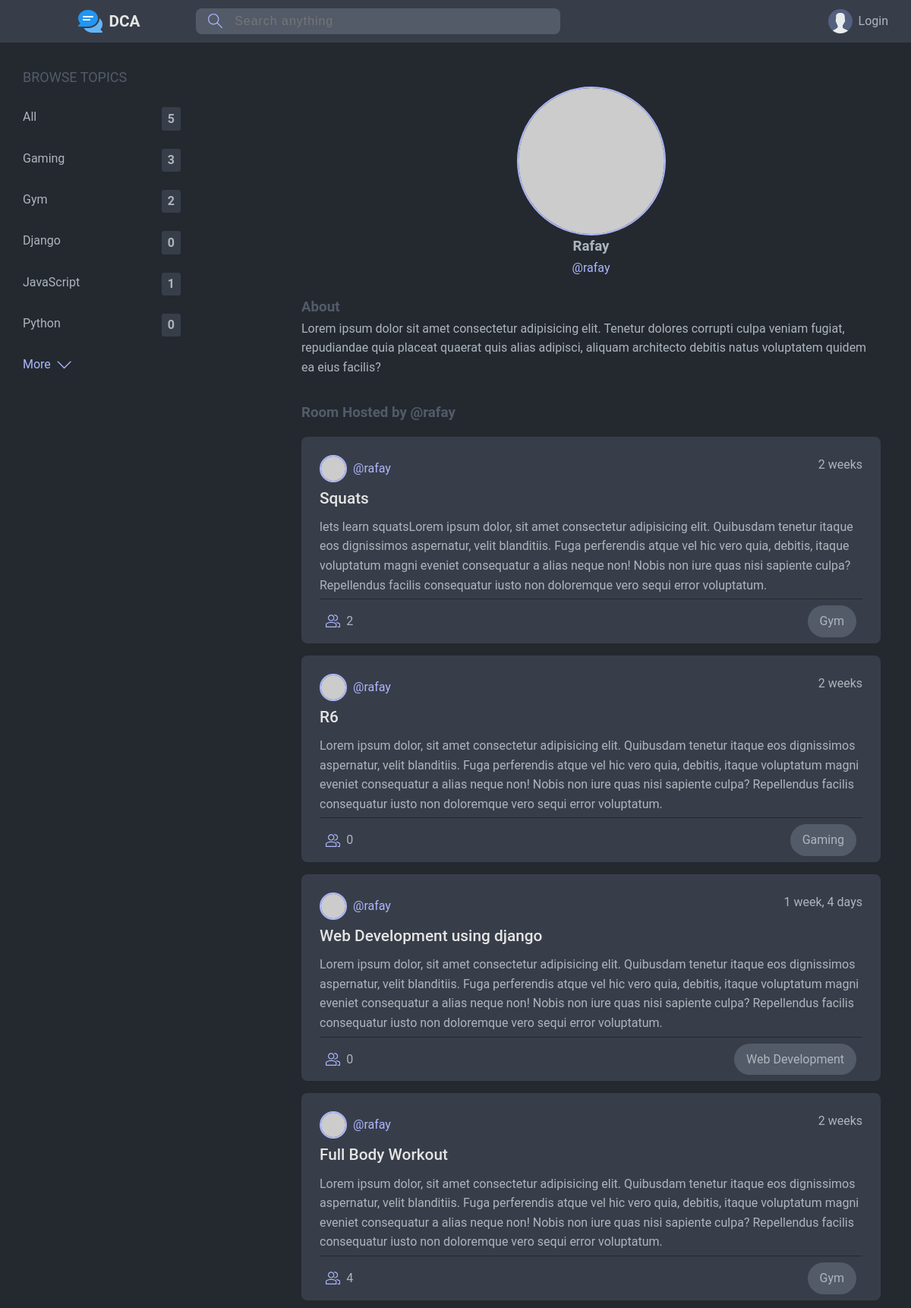
Screenshot of /profile/rafay/ with the database file from the repository.
### chat/models.py (models this page shows, shortened)
class TopicModel(models.Model):
    name = models.CharField(max_length = 100)

class RoomModel(models.Model):
    host         = models.ForeignKey(User, on_delete = models.SET_NULL, null = True)
    topic        = models.ForeignKey(TopicModel, on_delete = models.SET_NULL, null = True)
    name         = models.CharField(max_length = 150)
    description  = models.TextField(null = True, blank = True)
    participants = models.ManyToManyField(User, related_name = 'participants', blank = True)
    updated      = models.DateTimeField(auto_now = True)
    created      = models.DateTimeField(auto_now_add = True)
    class Meta:
        ordering = ['-updated', '-created']
    def __str__(self):
        return self.name

### chat/views.py (the view)
# urls.py: path('profile/<str:uname>/', userProfileView, name='userProfileView'),
def userProfileView(request, uname):
    user = User.objects.get(username=uname)
    rooms = user.roommodel_set.all()
    topics = TopicModel.objects.all()[0:5]
    msgs = user.messagemodel_set.all()
    context = {
        'user' : user,
        'rooms' : rooms,
        'topics' : topics,
        'msgs' : msgs
    }
    return render(request, 'chat/user_profile.html', context)

### chat/models.py (called while the page is built)
    def __str__(self):
        return f'{self.body[0:30]}'

### chat/templates/chat/user_profile.html (shortened to what this page needs)
{% extends 'base.html' %}
{% block content %}
<div id="home-container">
    <div id="topics-sidebar">
        {% include 'chat/topics_component.html' %}
    </div>
    <div id="feed-area">
        <div id="user-profile">
            <div id="up-info">
                <div class="avatar avatar-vlg">
                    <img src="https://randomuser.me/api/portraits/men/3.jpg">
                </div>
                <h3 style="text-transform:capitalize">{{user}}</h3>
                <p>@{{user}}</p>
            </div>
            <div id="up-about">
                <h3>About</h3>
                <p>Lorem ipsum dolor sit amet consectetur adipisicing elit. Tenetur dolores corrupti culpa veniam
                    fugiat, repudiandae quia placeat quaerat quis alias adipisci, aliquam architecto debitis natus
                    voluptatem quidem ea eius facilis?</p>
            </div>
        </div>
        <div class="feed-item roomlist">
            <h3>Room Hosted by @{{user}}</h3>
            {% include 'chat/room-list_component.html' %}
        </div>
    </div>
</div>
{% endblock content %}

### templates/base.html (shortened to what this page needs)
<!DOCTYPE html>
<html lang="en">
<head>
    {% load static %}
    <link rel="stylesheet" href="{% static 'css/base.css' %}">
</head>
<body>
    <header id="main-header">
        <nav id="nav-bar">
            <div class="container">
                {% include "navbar.html" %}
            </div>
        </nav>
    </header>
    <main>
        <div class="container">
            {% block content %}
            {% endblock content %}
        </div>
    </main>
</body>
</html>

### templates/navbar.html (shortened to what this page needs)
{% load static %}
<div class="nav-container">
  <div class="logo">
    <a href="{% url 'chat:homeView' %}">
      <img src="{% static 'assets/logo.png' %}" alt="">
      <p id="s-logo">DCA</p>
    </a>
  </div>
  <div class="search-bar">
    <form action="{% url 'chat:homeView' %}">
      <label for="search">
      </label>
      <input type="text" name="q" id="search" placeholder="Search anything">
    </form>
  </div>
  <div class="nav-menu">
    {% if request.user.is_authenticated %}
    <div class="header-user">
      <div class="profile-lg">
        <a href="{% url 'chat:userProfileView' request.user.username %}">
          <div class="avatar avatar-medium">
            <img src="https://randomuser.me/api/portraits/men/3.jpg" />
          </div>
          <p>{{request.user}} <small>@{{request.user}}</small></p>
        </a>
      </div>
      <button class="dropdown-button">
        <svg class="svg-td" version="1.1" xmlns="http://www.w3.org/2000/svg" width="32" height="32" viewBox="0 0 32 32">
          <title>chevron-down</title>
          <path d="M16 21l-13-13h-3l16 16 16-16h-3l-13 13z"></path>
        </svg>
      </button>
    </div>
    <div class="dropdown-menu">
      <a href="{% url 'chat:homeView' %}" class="dropdown-link">
        <svg class="svg-td" version="1.1" xmlns="http://www.w3.org/2000/svg" width="32" height="32" viewBox="0 0 32 32">
          <title>tools</title>
          <path
            d="M27.465 32c-1.211 0-2.35-0.471-3.207-1.328l-9.392-9.391c-2.369 0.898-4.898 0.951-7.355 0.15-3.274-1.074-5.869-3.67-6.943-6.942-0.879-2.682-0.734-5.45 0.419-8.004 0.135-0.299 0.408-0.512 0.731-0.572 0.32-0.051 0.654 0.045 0.887 0.277l5.394 5.395 3.586-3.586-5.394-5.395c-0.232-0.232-0.336-0.564-0.276-0.887s0.272-0.596 0.572-0.732c2.552-1.152 5.318-1.295 8.001-0.418 3.274 1.074 5.869 3.67 6.943 6.942 0.806 2.457 0.752 4.987-0.15 7.358l9.392 9.391c0.844 0.842 1.328 2.012 1.328 3.207-0 2.5-2.034 4.535-4.535 4.535zM15.101 19.102c0.26 0 0.516 0.102 0.707 0.293l9.864 9.863c0.479 0.479 1.116 0.742 1.793 0.742 1.398 0 2.535-1.137 2.535-2.535 0-0.668-0.27-1.322-0.742-1.793l-9.864-9.863c-0.294-0.295-0.376-0.74-0.204-1.119 0.943-2.090 1.061-4.357 0.341-6.555-0.863-2.631-3.034-4.801-5.665-5.666-1.713-0.561-3.468-0.609-5.145-0.164l4.986 4.988c0.391 0.391 0.391 1.023 0 1.414l-5 5c-0.188 0.188-0.441 0.293-0.707 0.293s-0.52-0.105-0.707-0.293l-4.987-4.988c-0.45 1.682-0.397 3.436 0.164 5.146 0.863 2.631 3.034 4.801 5.665 5.666 2.2 0.721 4.466 0.604 6.555-0.342 0.132-0.059 0.271-0.088 0.411-0.088z">
          </path>
        </svg>
        Settings
      </a>
      <a href="{% url 'chat:logoutUser' %}" class="dropdown-link">
        <svg class="svg-td" version="1.1" xmlns="http://www.w3.org/2000/svg" width="32" height="32" viewBox="0 0 32 32">
          <title>sign-out</title>
          <path
            d="M3 0h22c0.553 0 1 0 1 0.553l-0 3.447h-2v-2h-20v28h20v-2h2l0 3.447c0 0.553-0.447 0.553-1 0.553h-22c-0.553 0-1-0.447-1-1v-30c0-0.553 0.447-1 1-1z">
          </path>
          <path
            d="M21.879 21.293l1.414 1.414 6.707-6.707-6.707-6.707-1.414 1.414 4.293 4.293h-14.172v2h14.172l-4.293 4.293z">
          </path>
        </svg>
        Logout
      </a>
    </div>
    {% else %}
    <a id="logout-options" href="{% url 'chat:loginUser'%}">
      <img src="{% static 'assets/avatar.svg' %}" alt="">
      Login
    </a>
    {% endif %}
  </div>
</div>

### chat/templates/chat/topics_component.html
<div class="t-list">
    <div class="t-item">
        <p id="btopics">BROWSE TOPICS</p>
    </div>
    <div class="t-item">
        <a href="{%url 'chat:homeView' %}">
            All
            <span>{{topics|length}}</span>
        </a>
    </div>
    {% for topic in topics %}
    <div class="t-item">
        <a href="{%url 'chat:homeView' %}?q={{topic.name}}">
            {{topic.name}}
            <span>{{topic.roommodel_set.all|length}}</span>
        </a>
    </div>
    {% endfor %}
    <div class="more-topics">
        <a class="btn-link" href="{% url 'chat:topicsView' %}">
            More
            <svg class="svg-lm" version="1.1" xmlns="http://www.w3.org/2000/svg" width="32" height="32" viewBox="0 0 32 32">
                <title>chevron-down</title>
                <path d="M16 21l-13-13h-3l16 16 16-16h-3l-13 13z"></path>
            </svg>
        </a>
    </div>
</div>

### chat/templates/chat/room-list_component.html (shortened to what this page needs)
{% for room in rooms %}
<div class="room-card">
    <div class="room-card-head">
        <div class="host-details">
            <div class="profile-sm">
                <a href="{% url 'chat:userProfileView' room.host.username %}">
                    <div class="avatar avatar-small">
                        <img src="https://randomuser.me/api/portraits/men/37.jpg" />
                    </div>
                    @{{room.host.username}}
                </a>
            </div>
        </div>
        <div class="room-timestamp">
            <span>{{room.created|timesince}}</span>
        </div>
    </div>
    <div class="room-card-body">
        <h4 id="room-title">
            <a href="{% url 'chat:roomView' room.id %}">
                {{room.name}}
            </a>
        </h4>
        <p id="room-desc">{{room.description}}</p>
    </div>
    <div class="room-card-foot">
        <a href="{% url 'chat:roomView' room.id %}">
            {{room.participants.all|length}}
        </a>
        <p>{{room.topic.name}}</p>
    </div>
</div>
{% endfor %}

### static/css/base.css (style rules this page uses)
:root { --color-dark: #242930; --color-medium: #383E49; --color-light: #535B69; --color-light-more: #ADB7FF; --color-important: #FFB1AD; --color-text-light: #e5e5e5; --color-text-dark: #adb5bd; --color-success: #5dd693; --color-error: #fc4b0b; }
* { margin: 0; padding: 0; box-sizing: border-box; }
body { background-color: var(--color-dark); color: var(--color-text-dark); font-family: 'Roboto'; line-height: 1.6; }
.container { max-width: 80%; margin: 0 auto; }
a { text-decoration: none; color: var(--color-text-dark); }
#home-container { margin-top: 1rem; display: grid; grid-template-columns: 1fr 3fr 1fr; align-items: start; gap: 6rem; }
svg { width: 1.2rem; height: 1.2rem; }
.svg-lm { fill: var(--color-light-more); }
.avatar { border-radius: 50%; border: 2px solid var(--color-light-more); }
.avatar-small img { width: 2rem; height: 2rem; }
.avatar img { display: block; border-radius: 50%; }
.avatar-vlg img { width: 12rem; height: 12rem; }
.profile-sm a { display: flex; align-items: center; gap: 0.5rem; color: var(--color-light-more); }
#nav-bar { background-color: var(--color-medium); color: var(--color-text-light); margin-bottom: 2rem; }
.nav-container { padding: 0.7rem 0; display: grid; grid-template-columns: 1fr 3fr 1fr; justify-content: center; align-items: center; }
#logout-options { display: flex; gap: 0.5rem; align-items: center; }
#logout-options img { width: 2rem; }
.logo { font-size: 1.3rem; font-weight: bold; }
.logo a { display: flex; gap: 0.5rem; color: var(--color-text-light); }
.logo #s-logo { display: none; }
.logo img { height: 2rem; }
.search-bar { max-width: 30rem; }
.search-bar form { display: flex; gap: 0.5rem; width: 100%; background-color: var(--color-light); color: var(--color-text-light); border-radius: 0.5rem; padding: 0 1rem; }
.search-bar form label { align-self: flex-end; }
.search-bar input { width: 100%; background-color: var(--color-light); color: var(--color-text-light); border: none; border-radius: 0.5rem; outline: none; padding: 0.5rem; font-size: 1rem; letter-spacing: 0.06em; }
@media only screen and (max-width:1300px) { .container { max-width: 95%; } }
@media only screen and (max-width:1300px) { .logo #s-logo { display: block; } }
@media only screen and (max-width:1300px) { .logo { justify-self: center; } }
@media only screen and (max-width:1300px) { #home-container { grid-template-columns: 1fr 3fr; } }
@media only screen and (max-width:1300px) { .nav-container .search-bar { justify-self: stretch; } }
.nav-menu { position: relative; justify-self: end; }
.t-list { width: 13rem; display: flex; flex-direction: column; gap: 1.5rem; }
#topics-sidebar p { font-size: large; color: var(--color-light); }
.t-list a { display: flex; justify-content: space-between; }
.t-list span { background-color: var(--color-medium); border-radius: 3px; padding: 0.15rem 0.5rem; font-weight: bolder; }
.btn-link { display: flex; align-items: center; justify-content: start !important ; gap: 0.5rem; cursor: pointer; color: var(--color-light-more); font-size: 1rem; }
#feed-area { padding: 10px; }
.roomlist { display: grid; grid-template-rows: 1fr; gap: 1rem; margin-top: 1rem; }
.room-card { padding: 1.5rem 1.5rem 0 1.5rem; background-color: var(--color-medium); border-radius: 0.5rem; }
.room-card-head { display: flex; justify-content: space-between; }
.host-details { display: flex; align-items: center; gap: 0.5rem; }
.room-card-body { margin: 5px 0; }
#room-title { font-size: 1.3rem; font-weight: 500; }
#room-title a { color: var(--color-text-light); }
#room-desc { margin-top: 0.5rem; }
.room-card-foot { border-top: 1px solid var(--color-dark); display: flex; justify-content: space-between; padding: 0.5rem; }
.room-card-foot a { display: flex; align-items: center; gap: 0.5rem; }
.room-card-foot p { background-color: var(--color-light); border-radius: 2rem; padding: 0.5rem 1rem; }
#user-profile { width: 100%; }
#up-info { display: flex; flex-direction: column; align-items: center; padding: 0.5rem; margin: 0.5rem; }
#up-info p { color: var(--color-light-more); }
#up-about h3 { color: var(--color-light); margin-top: 1rem; }
.roomlist h3 { color: var(--color-light); margin-top: 1rem; }

### rows the page displays
TopicModel: name "Gaming", roommodel_set.all|length "3"
TopicModel: name "Gym", roommodel_set.all|length "2"
TopicModel: name "Django", roommodel_set.all|length "0"
TopicModel: name "JavaScript", roommodel_set.all|length "1"
TopicModel: name "Python", roommodel_set.all|length "0"
RoomModel: host.username "rafay", created "2 weeks", name "Squats", description "lets learn squatsLorem ipsum dolor, sit amet consectetur adipisicing elit. Quibusdam tenetur itaque eos dignissimos aspernatur, velit blanditiis. Fuga perferendis atque vel hic vero quia, debitis, itaque voluptatum magni eveniet consequatur a alias neque non! Nobis non iure quas nisi sapiente culpa? Repellendus facilis consequatur iusto non doloremque vero sequi error voluptatum.", participants.all|length "2", topic.name "Gym"
RoomModel: host.username "rafay", created "2 weeks", name "R6", description "Lorem ipsum dolor, sit amet consectetur adipisicing elit. Quibusdam tenetur itaque eos dignissimos aspernatur, velit blanditiis. Fuga perferendis atque vel hic vero quia, debitis, itaque voluptatum magni eveniet consequatur a alias neque non! Nobis non iure quas nisi sapiente culpa? Repellendus facilis consequatur iusto non doloremque vero sequi error voluptatum.", participants.all|length "0", topic.name "Gaming"
RoomModel: host.username "rafay", created "1 week, 4 days", name "Web Development using django", description "Lorem ipsum dolor, sit amet consectetur adipisicing elit. Quibusdam tenetur itaque eos dignissimos aspernatur, velit blanditiis. Fuga perferendis atque vel hic vero quia, debitis, itaque voluptatum magni eveniet consequatur a alias neque non! Nobis non iure quas nisi sapiente culpa? Repellendus facilis consequatur iusto non doloremque vero sequi error voluptatum.", participants.all|length "0", topic.name "Web Development"
RoomModel: host.username "rafay", created "2 weeks", name "Full Body Workout", description "Lorem ipsum dolor, sit amet consectetur adipisicing elit. Quibusdam tenetur itaque eos dignissimos aspernatur, velit blanditiis. Fuga perferendis atque vel hic vero quia, debitis, itaque voluptatum magni eveniet consequatur a alias neque non! Nobis non iure quas nisi sapiente culpa? Repellendus facilis consequatur iusto non doloremque vero sequi error voluptatum.", participants.all|length "4", topic.name "Gym"

### other values shown
{{ topics|length }} "5"
{{ user }} "Rafay"
{{ user }} "rafay"
